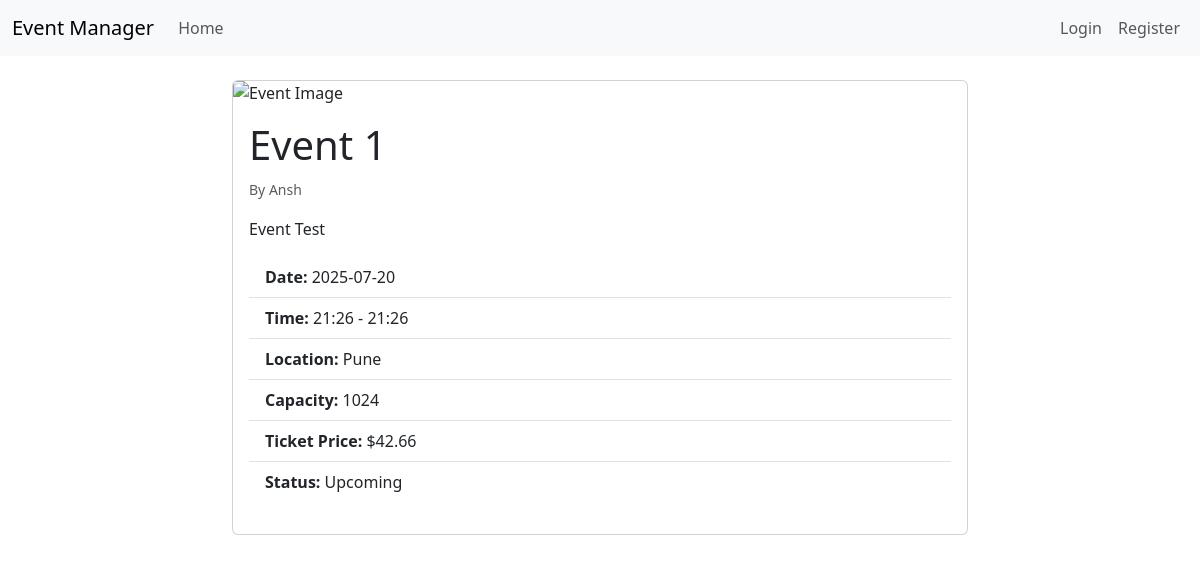
The page /event/1/ on the database its author committed.
### app/models.py (models this page shows, shortened)
class Event(db.Model):
    id = db.Column(db.Integer, primary_key=True)
    title = db.Column(db.String(100), nullable=False)
    description = db.Column(db.Text, nullable=False)
    start_time = db.Column(db.DateTime, nullable=False, default = datetime.utcnow())
    end_time = db.Column(db.DateTime, nullable=False, default = datetime.utcnow())
    location = db.Column(db.String(100), nullable=False)
    capacity = db.Column(db.Integer, nullable=False)
    ticket_price = db.Column(db.Float, nullable=False)
    organizer_id = db.Column(db.Integer, db.ForeignKey('user.id'), nullable=False)
    status = db.Column(db.String(10), nullable=False, default='upcoming') # 'upcoming', 'active', 'completed', 'canceled'
    tickets = db.relationship('Ticket', backref='event', lazy=True)

class User(db.Model, UserMixin):
    id = db.Column(db.Integer, primary_key=True)
    username = db.Column(db.String(20), unique=True, nullable=False)
    email = db.Column(db.String(120), unique=True, nullable=False)
    password_hash = db.Column(db.String(128), nullable=False)
    role = db.Column(db.String(10), nullable=False, default='attendee') # 'attendee', 'organizer', 'admin'
    event_organized = db.relationship('Event', backref='organizer', lazy=True)
    tickets = db.relationship('Ticket', backref='buyer', lazy=True)

### app/event/routes.py (the view)
@event_bp.route('/event/<int:event_id>/', methods=['GET','POST'])
def event_details(event_id):
    event = Event.query.get_or_404(event_id)
    return render_template('event/event_deatils.html', title=event.title, event=event)

### app/templates/event/event_deatils.html (shortened to what this page needs)
{% extends "base.html" %}
{% block content %}
    <div class="row">
        <div class="col-md-8 offset-md-2">
            <div class="card mb-4">
                <img src="{{ url_for('static', filename='images/default_event.jpg') }}" class="card-img-top" alt="Event Image">
                <div class="card-body">
                    <h1 class="card-title">{{ event.title }}</h1>
                    <p class="card-text"><small class="text-muted">By {{ event.organizer.username }}</small></p>
                    <p class="card-text">{{ event.description }}</p>
                    <ul class="list-group list-group-flush mb-3">
                        <li class="list-group-item"><strong>Date:</strong> {{ event.start_time.strftime('%Y-%m-%d') }}</li>
                        <li class="list-group-item"><strong>Time:</strong> {{ event.start_time.strftime('%H:%M') }} - {{ event.end_time.strftime('%H:%M') }}</li>
                        <li class="list-group-item"><strong>Location:</strong> {{ event.location }}</li>
                        <li class="list-group-item"><strong>Capacity:</strong> {{ event.capacity }}</li>
                        <li class="list-group-item"><strong>Ticket Price:</strong> ${{ "%.2f"|format(event.ticket_price) }}</li>
                        <li class="list-group-item"><strong>Status:</strong> {{ event.status.capitalize() }}</li>
                    </ul>
                </div>
            </div>
        </div>
    </div>
{% endblock %}

### rows shown on the page
Event: title "Event 1", description "Event Test", start_time "2025-07-20", start_time "21:26", end_time "21:26", location "Pune", capacity "1024", ticket_price "42.66", status "Upcoming"
User: organizer.username "Ansh"
